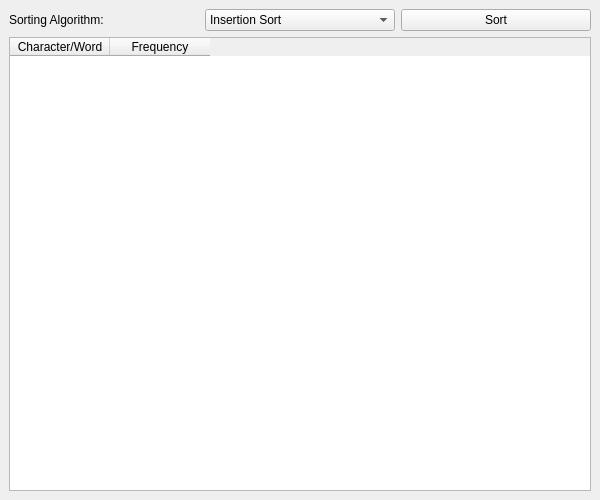
<?xml version="1.0" encoding="UTF-8"?>
<ui version="4.0">
 <class>AdvancedDetailsWindow</class>
 <widget class="QMainWindow" name="AdvancedDetailsWindow">
  <property name="geometry">
   <rect>
    <x>0</x>
    <y>0</y>
    <width>600</width>
    <height>500</height>
   </rect>
  </property>
  <property name="windowTitle">
   <string>Advanced Details</string>
  </property>
  <widget class="QWidget" name="centralwidget">
   <layout class="QVBoxLayout" name="verticalLayout">

    <!-- Sorting Selection -->
    <item>
     <layout class="QHBoxLayout" name="sortingLayout">
      <item>
       <widget class="QLabel" name="labelSorting">
        <property name="text"><string>Sorting Algorithm:</string></property>
       </widget>
      </item>
      <item>
       <widget class="QComboBox" name="sortingComboBox">
        <item><property name="text"><string>Insertion Sort</string></property></item>
        <item><property name="text"><string>Merge Sort</string></property></item>
        <item><property name="text"><string>Selection Sort</string></property></item>
       </widget>
      </item>
      <item>
       <widget class="QPushButton" name="sortButton">
        <property name="text"><string>Sort</string></property>
       </widget>
      </item>
     </layout>
    </item>

    <!-- Word Frequency Table -->
    <item>
     <widget class="QTableWidget" name="frequencyTable">
      <property name="columnCount"><number>2</number></property>
      <property name="rowCount"><number>0</number></property>
      <column>
       <property name="text"><string>Character/Word</string></property>
      </column>
      <column>
       <property name="text"><string>Frequency</string></property>
      </column>
     </widget>
    </item>

   </layout>
  </widget>
 </widget>
 <resources/>
 <connections/>
</ui>
